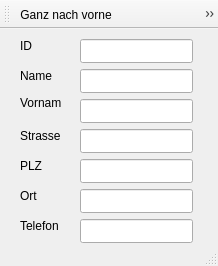
<?xml version="1.0" encoding="UTF-8"?>
<ui version="4.0">
 <class>KundeEinzel</class>
 <widget class="QMainWindow" name="KundeEinzel">
  <property name="windowModality">
   <enum>Qt::WindowModality::ApplicationModal</enum>
  </property>
  <property name="geometry">
   <rect>
    <x>0</x>
    <y>0</y>
    <width>218</width>
    <height>266</height>
   </rect>
  </property>
  <property name="windowTitle">
   <string>Einzelanzeige Kunden</string>
  </property>
  <widget class="QWidget" name="centralwidget">
   <widget class="QLineEdit" name="lineEditName">
    <property name="geometry">
     <rect>
      <x>80</x>
      <y>40</y>
      <width>113</width>
      <height>24</height>
     </rect>
    </property>
   </widget>
   <widget class="QLabel" name="label_3">
    <property name="geometry">
     <rect>
      <x>20</x>
      <y>64</y>
      <width>41</width>
      <height>20</height>
     </rect>
    </property>
    <property name="text">
     <string>Vorname</string>
    </property>
   </widget>
   <widget class="QLabel" name="label_7">
    <property name="geometry">
     <rect>
      <x>20</x>
      <y>190</y>
      <width>41</width>
      <height>14</height>
     </rect>
    </property>
    <property name="text">
     <string>Telefon</string>
    </property>
   </widget>
   <widget class="QLabel" name="label_5">
    <property name="geometry">
     <rect>
      <x>20</x>
      <y>130</y>
      <width>41</width>
      <height>14</height>
     </rect>
    </property>
    <property name="text">
     <string>PLZ</string>
    </property>
   </widget>
   <widget class="QLabel" name="label_4">
    <property name="geometry">
     <rect>
      <x>20</x>
      <y>100</y>
      <width>41</width>
      <height>14</height>
     </rect>
    </property>
    <property name="text">
     <string>Strasse</string>
    </property>
   </widget>
   <widget class="QLabel" name="label">
    <property name="geometry">
     <rect>
      <x>20</x>
      <y>10</y>
      <width>41</width>
      <height>14</height>
     </rect>
    </property>
    <property name="text">
     <string>ID</string>
    </property>
   </widget>
   <widget class="QLineEdit" name="lineEditPLZ">
    <property name="geometry">
     <rect>
      <x>80</x>
      <y>130</y>
      <width>113</width>
      <height>24</height>
     </rect>
    </property>
   </widget>
   <widget class="QLineEdit" name="lineEditStrasse">
    <property name="geometry">
     <rect>
      <x>80</x>
      <y>100</y>
      <width>113</width>
      <height>24</height>
     </rect>
    </property>
   </widget>
   <widget class="QLineEdit" name="lineEditID">
    <property name="enabled">
     <bool>true</bool>
    </property>
    <property name="geometry">
     <rect>
      <x>80</x>
      <y>10</y>
      <width>113</width>
      <height>24</height>
     </rect>
    </property>
    <property name="dragEnabled">
     <bool>false</bool>
    </property>
    <property name="readOnly">
     <bool>true</bool>
    </property>
   </widget>
   <widget class="QLineEdit" name="lineEditOrt">
    <property name="geometry">
     <rect>
      <x>80</x>
      <y>160</y>
      <width>113</width>
      <height>24</height>
     </rect>
    </property>
   </widget>
   <widget class="QLineEdit" name="lineEditVorname">
    <property name="geometry">
     <rect>
      <x>80</x>
      <y>70</y>
      <width>113</width>
      <height>24</height>
     </rect>
    </property>
   </widget>
   <widget class="QLabel" name="label_6">
    <property name="geometry">
     <rect>
      <x>20</x>
      <y>160</y>
      <width>41</width>
      <height>14</height>
     </rect>
    </property>
    <property name="text">
     <string>Ort</string>
    </property>
   </widget>
   <widget class="QLabel" name="label_2">
    <property name="geometry">
     <rect>
      <x>20</x>
      <y>40</y>
      <width>41</width>
      <height>14</height>
     </rect>
    </property>
    <property name="text">
     <string>Name</string>
    </property>
   </widget>
   <widget class="QLineEdit" name="lineEditTelefon">
    <property name="geometry">
     <rect>
      <x>80</x>
      <y>190</y>
      <width>113</width>
      <height>24</height>
     </rect>
    </property>
   </widget>
  </widget>
  <widget class="QToolBar" name="toolBar">
   <property name="windowTitle">
    <string>toolBar</string>
   </property>
   <attribute name="toolBarArea">
    <enum>TopToolBarArea</enum>
   </attribute>
   <attribute name="toolBarBreak">
    <bool>false</bool>
   </attribute>
   <addaction name="actionGanz_nach_vorne"/>
   <addaction name="actionEinen_nach_vorne"/>
   <addaction name="actionEinen_nach_hinten"/>
   <addaction name="actionGanz_nach_hinten"/>
   <addaction name="actionL_schen"/>
  </widget>
  <widget class="QStatusBar" name="statusBar"/>
  <action name="actionGanz_nach_vorne">
   <property name="icon">
    <iconset resource="symbole.qrc">
     <normaloff>:/symbole/ganzvorne.xpm</normaloff>:/symbole/ganzvorne.xpm</iconset>
   </property>
   <property name="text">
    <string>Ganz nach vorne</string>
   </property>
  </action>
  <action name="actionEinen_nach_vorne">
   <property name="icon">
    <iconset resource="symbole.qrc">
     <normaloff>:/symbole/vorne.xpm</normaloff>:/symbole/vorne.xpm</iconset>
   </property>
   <property name="text">
    <string>Einen nach vorne</string>
   </property>
  </action>
  <action name="actionEinen_nach_hinten">
   <property name="icon">
    <iconset resource="symbole.qrc">
     <normaloff>:/symbole/hinten.xpm</normaloff>:/symbole/hinten.xpm</iconset>
   </property>
   <property name="text">
    <string>Einen nach hinten</string>
   </property>
  </action>
  <action name="actionGanz_nach_hinten">
   <property name="icon">
    <iconset resource="symbole.qrc">
     <normaloff>:/symbole/ganzhinten.xpm</normaloff>:/symbole/ganzhinten.xpm</iconset>
   </property>
   <property name="text">
    <string>Ganz nach hinten</string>
   </property>
  </action>
  <action name="actionL_schen">
   <property name="icon">
    <iconset resource="symbole.qrc">
     <normaloff>:/symbole/loeschen.xpm</normaloff>:/symbole/loeschen.xpm</iconset>
   </property>
   <property name="text">
    <string>Löschen</string>
   </property>
  </action>
 </widget>
 <resources>
  <include location="symbole.qrc"/>
 </resources>
 <connections/>
</ui>
